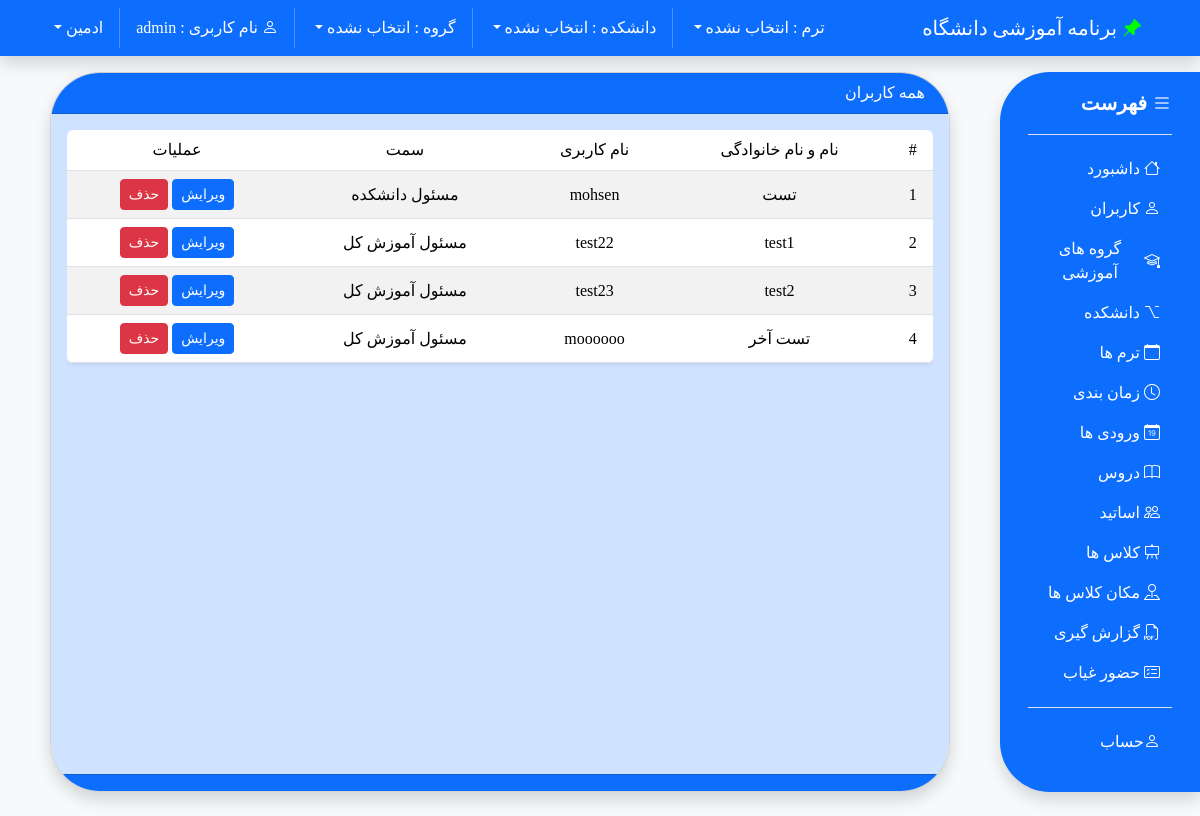
Screenshot of /users/ (signed in) with the database file from the repository.
### main/models.py (models this page shows)
class CUser(AbstractUser):
    access_level = models.IntegerField(default=0)
    cgroup = models.ForeignKey('main.Group', on_delete=models.SET_NULL, null=True, blank=True)
    college = models.ForeignKey('main.College', on_delete=models.SET_NULL, null=True, blank=True)

### main/views.py (the view)
# urls.py: path('users/', UserListView.as_view(), name="users"),
class UserListView(GetLinkInfoMixin, ListView):
    model = User
    context_object_name = "users"
    template_name = "users/index.html"
    def get_queryset(self):
        data = super().get_queryset()
        data = data.exclude(access_level=0)
        return data

### main/templates/users/index.html (shortened to what this page needs)
{% load static %}
<!doctype html>
<html lang="fa" class="min-vh-100" dir="rtl">
<head>
    <link rel="stylesheet" href="{% get_static_prefix %}css/style.css">
    <link rel="stylesheet"
        href="https://cdn.jsdelivr.net/npm/bootstrap@5.3.3/dist/css/bootstrap.min.css">
    <link rel="stylesheet"
        href="https://cdn.jsdelivr.net/npm/bootstrap-icons@1.11.3/font/bootstrap-icons.min.css">
    <link
        href="https://cdn.jsdelivr.net/npm/select2@4.1.0-rc.0/dist/css/select2.min.css"
        rel="stylesheet" />
</head>
<body class="bg-light">
    <div id="app">
        {% include 'inc/nav.html' %}
        <main class="py-4 min-vh-100  row row-cols-2 m-0 "
            style="padding-top: 4.5rem !important">
            <div class="col-2 bg-primary shadow d-none d-md-block"
                style="border-radius: 50px 0 0 50px">
                {% include "inc/menu.html" %}
            </div>
            <div class="card col-11 col-md-9 mx-auto shadow px-0"
                style="border-radius: 50px; overflow: hidden;">
                <div class="card-header px-4 text-bg-primary">
                    همه کاربران </div>
                <div class="card-body bg-primary-subtle">
                    <div class="table-responsive">
                        <table
                            class="table table-striped table-hover rounded overflow-hidden shadow-sm">
                            <thead>
                                <tr>
                                    <th class="fw-normal text-center align-middle"
                                        scope="col">#</th>
                                    <th class="fw-normal text-center align-middle"
                                        scope="col">نام و نام خانوادگی</th>
                                    <th class="fw-normal text-center align-middle"
                                        scope="col">نام کاربری</th>
                                    <th class="fw-normal text-center align-middle"
                                        scope="col">سمت</th>
                                    <th class="fw-normal text-center align-middle"
                                        scope="col">عملیات</th>
                                </tr>
                            </thead>
                            <tbody>
                                {% for user in users %}
                                    {% if user.access_level != 0 %}
                                    <tr>
                                        <th class="fw-normal text-center align-middle"
                                            scope="row">{{ forloop.counter }}</th>
                                        <td
                                            class="fw-normal text-center align-middle">
                                            {{ user.get_full_name }}</td>
                                        <td
                                            class="fw-normal text-center align-middle">
                                            {{ user.username }}</td>
                                        <td
                                            class="fw-normal text-center align-middle">
                                            {% if user.access_level == 1 %}
                                                مسئول آموزش کل
                                            {% elif user.access_level == 2 %}
                                                مسئول دانشکده
                                            {% endif %}
                                        </td>
                                        <td
                                            class="fw-normal text-center text-nowrap align-middle">
                                            <a href="{% url "main:update_user" pk=user.id %}"
                                                class="btn btn-sm btn-primary">
                                                ویرایش
                                            </a>
                                            <button class="btn btn-sm btn-danger"
                                                data-bs-toggle="modal"
                                                data-bs-target="#Modal"
                                                data-bs-action="{% url "main:delete_user" pk=user.id %}"
                                                data-bs-name="{{ user.username }}">
                                                حذف
                                            </button>
                                        </td>
                                    </tr>
                                    {% endif %}
                                {% endfor %}
                            </tbody>
                        </table>
                    </div>
                </div>
                <div class="card-footer text-bg-primary" dir="ltr">
                </div>
            </div>
        </main>
    </div>
</body>
</html>

### main/templates/inc/nav.html (shortened to what this page needs)
<nav class="navbar navbar-expand-md bg-primary shadow fixed-top">
    <div class="container">
        <div class="navbar-brand text-white pe-none">
            <i class="bi bi-pin-angle-fill" style="color: lime"></i>
            برنامه آموزشی دانشگاه
        </div>
        <div class="collapse navbar-collapse"
            id="navbarSupportedContent">
            <ul class="navbar-nav my-2 my-md-0 me-auto p-0 text-center">
                <li class="d-none d-md-block nav-item dropdown">
                    <a id="navbarDropdown2"
                        class="nav-link text-white dropdown-toggle"
                        href="#" role="button" data-bs-toggle="dropdown"
                        aria-haspopup="true" aria-expanded="false"
                        v-pre>
                        {% if active_info.term %}
                        ترم :‌ {{ active_info.term.title }}
                        {% else %}
                        ترم :‌ انتخاب نشده
                        {% endif %}
                    </a>
                </li>
                {% if user.access_level <= 1 %}
                <li class="d-none d-md-block nav-item dropdown">
                    <a id="navbarDropdown3"
                        class="nav-link text-white dropdown-toggle"
                        href="#" role="button" data-bs-toggle="dropdown"
                        aria-haspopup="true" aria-expanded="false"
                        v-pre>
                        {% if active_info.college %}
                        دانشکده :‌ {{ active_info.college.title }}
                        {% else %}
                        دانشکده :‌ انتخاب نشده
                        {% endif %}
                    </a>
                </li>
                {% endif %}
                {% if user.access_level <= 1 %}
                <li class="d-none d-md-block nav-item dropdown">
                    <a id="navbarDropdown3"
                        class="nav-link text-white dropdown-toggle"
                        href="#" role="button" data-bs-toggle="dropdown"
                        aria-haspopup="true" aria-expanded="false"
                        v-pre>
                        {% if active_info.group %}
                        گروه :‌ {{ active_info.group.title }}
                        {% else %}
                        گروه :‌ انتخاب نشده
                        {% endif %}
                    </a>
                </li>
                {% endif %}
                <li class="nav-item dropdown text-white nav-link">
                    <i class="bi bi-person"></i>
                    نام کاربری : {{ request.user.username }}
                </li>
                <li class="d-none d-md-block nav-item dropdown">
                    <a id="navbarDropdown"
                        class="nav-link text-white dropdown-toggle"
                        role="button" data-bs-toggle="dropdown"
                        aria-haspopup="true" aria-expanded="false"
                        v-pre>
                        {{ request.user.get_full_name }}
                    </a>
                </li>
            </ul>
        </div>
    </div>
</nav>

### main/static/css/style.css (style rules this page uses)
body { font-family: 'Shabnam' , 'Vazir'; overflow-y: scroll; }

### main/templates/users/index.html (style rules this page uses)
body { font-family: 'Shabnam' !important; }

### rows the page displays
CUser: user.username "admin", user.get_full_name "ادمین"
CUser: get_full_name "تست", username "mohsen", access_level "مسئول دانشکده"
CUser: get_full_name "test1", username "test22", access_level "مسئول آموزش کل"
CUser: get_full_name "test2", username "test23", access_level "مسئول آموزش کل"
CUser: get_full_name "تست آخر", username "moooooo", access_level "مسئول آموزش کل"
